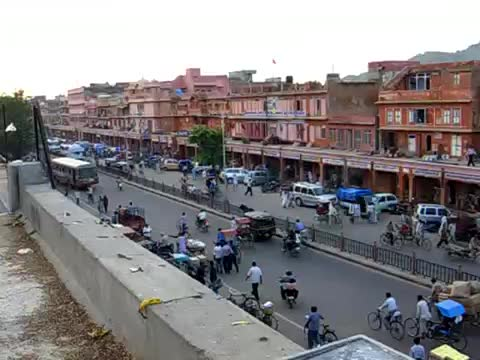
#> input picture Projects/project5_VideoStitching/mp5/images/input/frames/f0001.jpg, 480 x 360 px; its folder holds 4 pictures in this run
$ jupyter execute --allow-errors Project_5_starter.ipynb   (shell and % lines are left out)
#> lines starting #> are read from the running program, lines starting #| are printed output that depends on the picture
Project #5: Video Stitching and Processing

## CS445: Computational Photography

### Setup

[cell 1]
import ffmpeg
import cv2
import numpy as np
import os
from numpy.linalg import svd, inv
import utils
from matplotlib import pyplot as plt

### Part I: Stitch two key frames

#### This involves:
1. compute homography H between two frames (reference frame: 450);
2. project each frame onto the same surface;
3. blend the surfaces.

Check that your homography is correct by plotting four points that form a square in frame 270 and their projections in each image.

[cell 2]
# [17 lines left out: function score_projection, not called in this run]

[cell 3]
def auto_homography(Ia, Ib, homography_func=None, normalization_func=None):
    '''
    Computes a homography that maps points from Ia to Ib

    Input: Ia and Ib are images
    Output: H is the homography

    '''
    if Ia.dtype == 'float32' and Ib.dtype == 'float32':
        Ia = (Ia*255).astype(np.uint8)
        Ib = (Ib*255).astype(np.uint8)

    Ia_gray = cv2.cvtColor(Ia,cv2.COLOR_BGR2GRAY)
    Ib_gray = cv2.cvtColor(Ib,cv2.COLOR_BGR2GRAY)

    # Initiate SIFT detector
    # sift = cv2.xfeatures2d.SIFT_create()
    sift = cv2.SIFT_create() # for opencv 4.1.8

    # find the keypoints and descriptors with SIFT
    kp_a, des_a = sift.detectAndCompute(Ia_gray,None)
    kp_b, des_b = sift.detectAndCompute(Ib_gray,None)

    # BFMatcher with default params
    bf = cv2.BFMatcher()
    matches = bf.knnMatch(des_a,des_b, k=2)

    # Apply ratio test
    good = []
    for m,n in matches:
        if m.distance < 0.75*n.distance:
            good.append(m)

    numMatches = int(len(good))

    matches = good

    # Xa and Xb are 3xN matrices that contain homogeneous coordinates for the N
    # matching points for each image
    Xa = np.ones((3,numMatches))
    Xb = np.ones((3,numMatches))

    for idx, match_i in enumerate(matches):
        Xa[:,idx][0:2] = kp_a[match_i.queryIdx].pt
        Xb[:,idx][0:2] = kp_b[match_i.trainIdx].pt

    ## RANSAC
    niter = 1000
    best_score = 0
    n_to_sample = 4 # Put the correct number of points here

    for t in range(niter):
        # estimate homography
        subset = np.random.choice(numMatches, n_to_sample, replace=False)
        pts1 = Xa[:,subset]
        pts2 = Xb[:,subset]

        # print("numMatches: ", numMatches)
        # print("pts1: ", pts1)
        # print("pts2: ", pts2)

        H_t = homography_func(pts1, pts2, normalization_func) # edit helper code below (computeHomography)


        # score homography
        Xb_ = np.dot(H_t, Xa) # project points from first image to second using H

        score_t, inliers_t = score_projection(Xb[:2,:]/Xb[2,:], Xb_[:2,:]/Xb_[2,:])

        if score_t > best_score:
            best_score = score_t
            H = H_t
            in_idx = inliers_t

    print('best score: {:02f}'.format(best_score))

    # Optionally, you may want to re-estimate H based on inliers

    return H

[cell 4]
# [30 lines left out: function computeHomography, not called in this run]

[cell 5]
# images location
im1 = './images/input/frames/f0270.jpg'
im2 = './images/input/frames/f0450.jpg'

# Load an color image in grayscale
im1 = cv2.imread(im1)
im2 = cv2.imread(im2)

#> (the rest of this cell did not finish here and is left out)

[cell 6]
projectedWidth = 1600
projectedHeight = 500
Tr = np.array([[1, 0, 660], [0, 1, 120], [0, 0, 1]], dtype=np.float32)

# TO DO: warp and blend the two images
#> (the rest of this cell did not finish here and is left out)

### Part II: Panorama using five key frames

Produce a panorama by mapping five key frames [90, 270, 450, 630, 810] onto the same reference frame 450.

[cell 7]
key_frames_idx = np.array([90, 270, 450, 630, 810])-1

#> (the rest of this cell did not finish here and is left out)

### Part 3: Map the video to the reference plane

Project each frame onto the reference frame (using same size panorama) to create a video that shows the portion of the panorama revealed by each frame

[cell 8]
# read all the images
import os
dir_frames = 'images/input/frames'
filenames = []
filesinfo = os.scandir(dir_frames)

filenames = [f.path for f in filesinfo if f.name.endswith(".jpg")]
filenames.sort(key=lambda f: int(''.join(filter(str.isdigit, f))))

frameCount = len(filenames)
frameHeight, frameWidth, frameChannels = cv2.imread(filenames[0]).shape
#> frameHeight = 360; frameWidth = 480; frameChannels = 3
frames = np.zeros((frameCount, frameHeight, frameWidth, frameChannels),dtype='uint8')

for idx, file_i in enumerate(filenames):
  frames[idx] = cv2.imread(file_i)

[cell 9]
### TO DO part 3 solution
# key frames
key_frames_idx = np.array([90, 270, 450, 630, 810])-1
#> key_frames_idx = [89, 269, 449, 629, 809]
#> (the rest of this cell did not finish here and is left out)

[cell 10]
# warp the frames and save to output
projectedWidth = 2000
projectedHeight = 800
Tr = np.array([[1, 0, 700], [0, 1, 120], [0, 0, 1]], dtype=np.float32)

output_dir = 'images/output/frames'
if not os.path.exists(output_dir):
    os.makedirs(output_dir)

#> (the rest of this cell did not finish here and is left out)

[cell 11]
# make it video
(
    ffmpeg
    .input('images/output/frames/f%04d.jpg', framerate=30)
    .output('panorama.mp4')
    .run()
)
#> (this line was passed over: ffmpeg is not available in this run)

### Part 4: Create background panorama

Create a background panorama based on the result from Part 3.

[cell 12]
# TO DO part 4
# read all the images
import os
transformed_dir_frames = 'images/output/frames'
transformed_filenames = []
transformed_filesinfo = os.scandir(transformed_dir_frames)

transformed_filenames = [f.path for f in transformed_filesinfo if f.name.endswith(".jpg")]
transformed_filenames.sort(key=lambda f: int(''.join(filter(str.isdigit, f))))

transformed_frameCount = len(transformed_filenames)
transformed_frameHeight, transformed_frameWidth, transformed_frameChannels = cv2.imread(transformed_filenames[0]).shape
#> transformed_frameHeight = 360; transformed_frameWidth = 480; transformed_frameChannels = 3
transformed_frames = np.zeros((transformed_frameCount, transformed_frameHeight, transformed_frameWidth, transformed_frameChannels),dtype='uint8')

for idx, file_i in enumerate(transformed_filenames):
  transformed_frames[idx] = cv2.imread(file_i)

[cell 13]
# construct the background panorama
bg_panorama = np.zeros((transformed_frameHeight, transformed_frameWidth, 3), dtype='uint8')
#> bg_panorama: shape (360, 480, 3); every value is 0
for i in range(transformed_frameHeight):
    for j in range(transformed_frameWidth):
        pixel_values = transformed_frames[:,i,j,:].astype(np.int64)
        for c in range(3):
            # find the non-zero pixel values
            non_zero_pixel_values = pixel_values[:,c][pixel_values[:,c] > 0]
            # take the median of non-zero pixel values as bg pixel value
            if len(non_zero_pixel_values) > 0:
                bg_panorama[i,j,c] = np.median(non_zero_pixel_values)
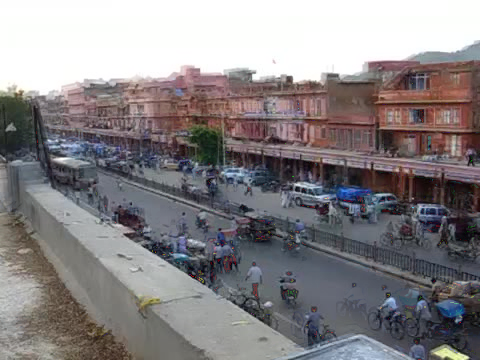
#> bg_panorama: shape (360, 480, 3); mean B, G, R 133.4, 131.2, 135.2

[cell 14]
plt.figure()
plt.imshow(bg_panorama[:,:,[2,1,0]])
plt.show()

### Part 5: Create background movie

Generate a movie that looks like the input movie but shows only background pixels. For each frame of the movie, you need to estimate a projection from the panorama to that frame. Your solution can use the background image you created in Part 4 and the per-frame homographies you created in Part 3.

[cell 15]
# TO DO part 5
# load the homographies in Part 3
all_homographies = np.load('all_homographies.npy')
#> (reads Projects/project5_VideoStitching/mp5/all_homographies.npy from the repository)
# create the background frames dir
output_dir = "images/output/bg_frames"
if not os.path.exists(output_dir):
    os.makedirs(output_dir)

# generate the bg frames
#> (the rest of this cell did not finish here and is left out)

[cell 16]
# make it video
(
    ffmpeg
    .input('images/output/bg_frames/f%04d.jpg', framerate=30)
    .output('bg_panorama.mp4')
    .run()
)
#> (this line was passed over: ffmpeg is not available in this run)

### Part 6: Create foreground movie

In the background video, moving objects are removed. In each frame, those pixels that are different enough than the background color are considered foreground. For each frame determine foreground pixels and generate a movie that emphasizes or includes only foreground pixels.

[cell 17]
360*480

[cell 18]
# TO DO part 6
# difference threshold
diff_threshold = 60

# create the foreground frames dir
output_dir = "images/output/fg_frames"
if not os.path.exists(output_dir):
    os.makedirs(output_dir)

# generate the fg frames
#> (the rest of this cell did not finish here and is left out)

[cell 19]
# make it video
(
    ffmpeg
    .input('images/output/fg_frames/f%04d.jpg', framerate=30)
    .output('fg_panorama.mp4')
    .run()
)
#> (this line was passed over: ffmpeg is not available in this run)
